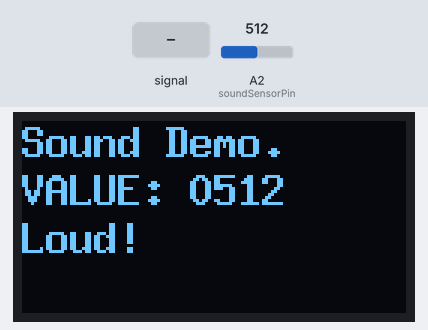
A sketch run on a simulated Arduino Uno, built with avr-gcc and run on an emulated ATmega328P. Shown: 128×64 one-colour display. Inputs (shaded band) come from the test bench; at power-on: A2 (soundSensorPin) = 512.

Above: at 1.3 s.
1.4 s: A2 (soundSensorPin) fed a 2 Hz sine of ±306 counts around its level
At 4.0 s:
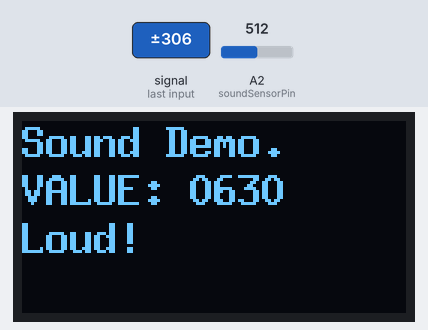
4.8 s: A2 (soundSensorPin) set to 340
At 7.2 s:
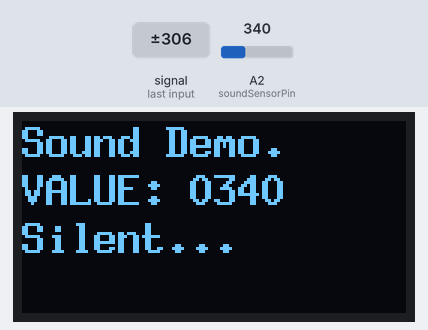
8.2 s: A2 (soundSensorPin) fed a 200 Hz sine of ±81 counts around its level
At 9.5 s:
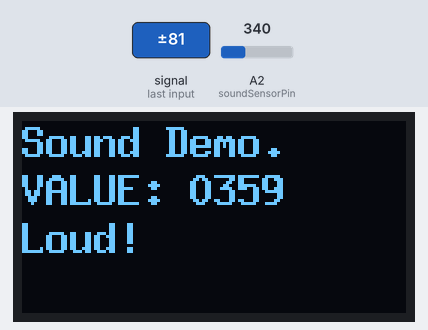
9.7 s: A2 (soundSensorPin) set to 360
At 11.2 s:
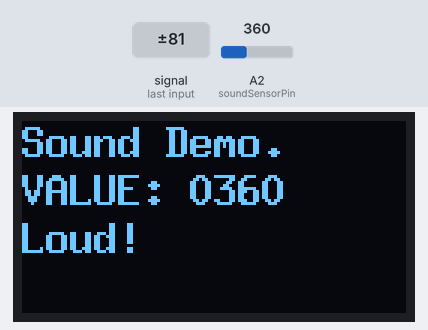
12.3 s: A2 (soundSensorPin) set to 306
At 13.9 s:
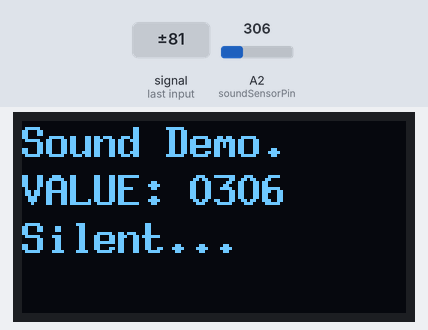
Timing chart, 0 to 15.4 s (numbered marks = the images above; inputs shaded):
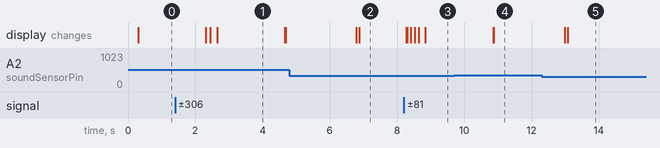

Measured:
- after the input at 1.4 s, the display: first changes after 0.92 s (image 1 shows a later state)
- after the input at 8.2 s, the display: first changes after 0.08 s (image 3 shows a later state)
- after the input at 12.3 s, the display: first changes after 0.68 s (image 5 shows a later state)

The sketch:

loud_detect_with_oled.ino
```cpp
// (licence header left out)
#include <U8x8lib.h>
U8X8_SSD1306_128X64_NONAME_HW_I2C u8x8(/* clock=*/ SCL, /* data=*/ SDA, /* reset=*/ U8X8_PIN_NONE);
#define U8X8_ENABLE_180_DEGREE_ROTATION 1

#define soundSensorPin A2
#define sountSamplingCount 3
void setup(void) {
  u8x8.begin();
  u8x8.setFlipMode(U8X8_ENABLE_180_DEGREE_ROTATION);
  u8x8.setFont(u8x8_font_8x13B_1x2_f);
  u8x8.setCursor(0, 0);
  u8x8.print("Sound Demo.");
  u8x8.setCursor(0, 2);
  u8x8.print("VALUE:");
}

void loop(void) {
  long sum = 0;
  for (int i = 0; i < sountSamplingCount; i++) {
    sum += analogRead(soundSensorPin);
  }
  int avg = sum / sountSamplingCount;
  char buf[10];
  sprintf(buf, "%04d", avg);
  u8x8.setCursor(7, 2);
  u8x8.print(buf);
  u8x8.setCursor(0, 4);
  if (avg > 350) {
    u8x8.print("Loud!    ");
    delay(2000);
  } else {
    u8x8.print("Silent...");
  }
}
```
